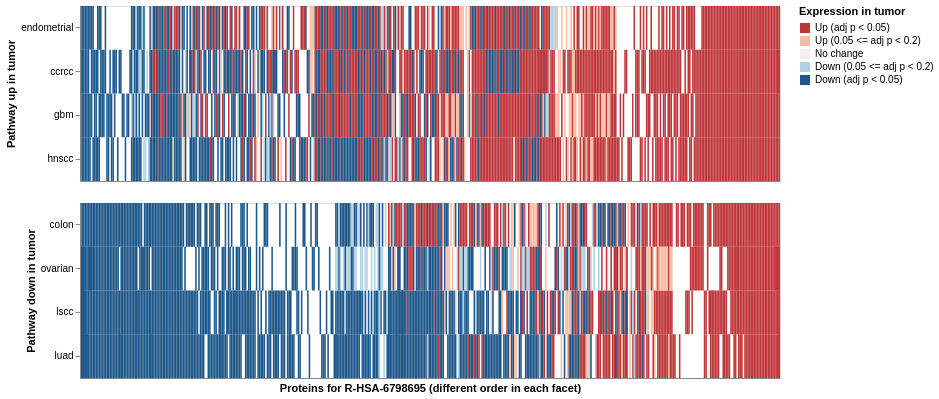

Source (notebook cell):
### Code cell
# Plot
alt.vconcat(
    expr_heatmap(all_expression_data, enrichment_data, neutro_pathway_id, "up", max_p=0.2, x_title=False),
    expr_heatmap(all_expression_data, enrichment_data, neutro_pathway_id, "down", max_p=0.2)
)

### Figure 1 — Vega-Lite specification as saved in the notebook (floating-point values rounded to 4 significant figures; data arrays with more than 128 entries replaced by an {"elided": "..."} marker saying what was removed)
{"config": {"view": {"continuousWidth": 400, "continuousHeight": 300}}, "vconcat": [{"data": {"name": "data-b3685d0ef3eb3afa6435bd8f96fddf44"}, "mark": "rect", "encoding": {"color": {"type": "nominal", "field": "tumor_up_down", "legend": {"title": "Expression in tumor"}, "scale": {"domain": ["Up (adj p < 0.05)", "Up (0.05 <= adj p < 0.2)", "No change", "Down (0.05 <= adj p < 0.2)", "Down (adj p < 0.05)"], "range": ["#bf363a", "#f6bda4", "#f2efee", "#afd3e6", "#1e588a"]}}, "x": {"type": "nominal", "axis": {"labels": false, "ticks": false, "title": ""}, "field": "protein_str", "sort": {"elided": "454 str values"}}, "y": {"type": "nominal", "axis": {"title": "Pathway up in tumor"}, "field": "cancer_type", "sort": ["endometrial", "ccrcc", "gbm", "hnscc"]}}, "height": 175, "width": 700}, {"data": {"name": "data-60219f7d8d653aa2ebfa19be4dbb9f26"}, "mark": "rect", "encoding": {"color": {"type": "nominal", "field": "tumor_up_down", "legend": {"title": "Expression in tumor"}, "scale": {"domain": ["Up (adj p < 0.05)", "Up (0.05 <= adj p < 0.2)", "No change", "Down (0.05 <= adj p < 0.2)", "Down (adj p < 0.05)"], "range": ["#bf363a", "#f6bda4", "#f2efee", "#afd3e6", "#1e588a"]}}, "x": {"type": "nominal", "axis": {"labels": false, "ticks": false, "title": "Proteins for R-HSA-6798695 (different order in each facet)"}, "field": "protein_str", "sort": {"elided": "450 str values"}}, "y": {"type": "nominal", "axis": {"title": "Pathway down in tumor"}, "field": "cancer_type", "sort": ["colon", "ovarian", "lscc", "luad"]}}, "height": 175, "width": 700}], "$schema": "https://vega.github.io/schema/vega-lite/v4.8.1.json", "datasets": {"data-b3685d0ef3eb3afa6435bd8f96fddf44": {"elided": "1504 records"}, "data-60219f7d8d653aa2ebfa19be4dbb9f26": {"elided": "1453 records"}}}
